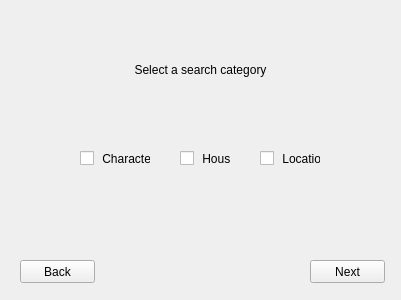
<?xml version="1.0" encoding="UTF-8"?>
<ui version="4.0">
 <class>Form</class>
 <widget class="QWidget" name="Form">
  <property name="geometry">
   <rect>
    <x>0</x>
    <y>0</y>
    <width>401</width>
    <height>300</height>
   </rect>
  </property>
  <property name="windowTitle">
   <string>Form</string>
  </property>
  <widget class="QPushButton" name="next_button">
   <property name="geometry">
    <rect>
     <x>310</x>
     <y>260</y>
     <width>75</width>
     <height>23</height>
    </rect>
   </property>
   <property name="inputMethodHints">
    <set>Qt::ImhNone</set>
   </property>
   <property name="text">
    <string>Next</string>
   </property>
  </widget>
  <widget class="QPushButton" name="back_button">
   <property name="geometry">
    <rect>
     <x>20</x>
     <y>260</y>
     <width>75</width>
     <height>23</height>
    </rect>
   </property>
   <property name="text">
    <string>Back</string>
   </property>
  </widget>
  <widget class="QLabel" name="headline">
   <property name="geometry">
    <rect>
     <x>110</x>
     <y>60</y>
     <width>181</width>
     <height>20</height>
    </rect>
   </property>
   <property name="text">
    <string>Select a search category</string>
   </property>
   <property name="alignment">
    <set>Qt::AlignCenter</set>
   </property>
  </widget>
  <widget class="QCheckBox" name="checkBox">
   <property name="geometry">
    <rect>
     <x>80</x>
     <y>150</y>
     <width>71</width>
     <height>17</height>
    </rect>
   </property>
   <property name="text">
    <string> Character</string>
   </property>
  </widget>
  <widget class="QCheckBox" name="checkBox_2">
   <property name="geometry">
    <rect>
     <x>180</x>
     <y>150</y>
     <width>51</width>
     <height>17</height>
    </rect>
   </property>
   <property name="text">
    <string> House</string>
   </property>
  </widget>
  <widget class="QCheckBox" name="checkBox_3">
   <property name="geometry">
    <rect>
     <x>260</x>
     <y>150</y>
     <width>61</width>
     <height>17</height>
    </rect>
   </property>
   <property name="text">
    <string> Location</string>
   </property>
  </widget>
 </widget>
 <resources/>
 <connections/>
</ui>
